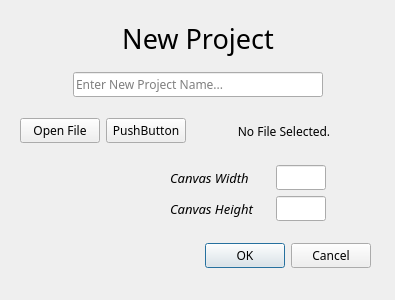
<?xml version="1.0" encoding="UTF-8"?>
<ui version="4.0">
 <class>CreationView</class>
 <widget class="QDialog" name="CreationView">
  <property name="enabled">
   <bool>true</bool>
  </property>
  <property name="geometry">
   <rect>
    <x>0</x>
    <y>0</y>
    <width>395</width>
    <height>300</height>
   </rect>
  </property>
  <property name="sizePolicy">
   <sizepolicy hsizetype="Fixed" vsizetype="Fixed">
    <horstretch>0</horstretch>
    <verstretch>0</verstretch>
   </sizepolicy>
  </property>
  <property name="maximumSize">
   <size>
    <width>400</width>
    <height>300</height>
   </size>
  </property>
  <property name="font">
   <font>
    <family>Merge</family>
   </font>
  </property>
  <property name="windowTitle">
   <string>Create a New Project</string>
  </property>
  <property name="styleSheet">
   <string notr="true"/>
  </property>
  <widget class="QDialogButtonBox" name="buttonBox">
   <property name="geometry">
    <rect>
     <x>30</x>
     <y>240</y>
     <width>341</width>
     <height>32</height>
    </rect>
   </property>
   <property name="orientation">
    <enum>Qt::Horizontal</enum>
   </property>
   <property name="standardButtons">
    <set>QDialogButtonBox::Cancel|QDialogButtonBox::Ok</set>
   </property>
   <property name="centerButtons">
    <bool>false</bool>
   </property>
  </widget>
  <widget class="QWidget" name="verticalLayoutWidget">
   <property name="geometry">
    <rect>
     <x>20</x>
     <y>10</y>
     <width>356</width>
     <height>211</height>
    </rect>
   </property>
   <layout class="QVBoxLayout" name="verticalLayout">
    <property name="leftMargin">
     <number>0</number>
    </property>
    <item>
     <widget class="QLabel" name="label">
      <property name="font">
       <font>
        <family>Fuku Catch</family>
        <pointsize>20</pointsize>
        <weight>50</weight>
        <bold>false</bold>
       </font>
      </property>
      <property name="text">
       <string>New Project</string>
      </property>
      <property name="alignment">
       <set>Qt::AlignCenter</set>
      </property>
     </widget>
    </item>
    <item>
     <layout class="QHBoxLayout" name="horizontalLayout_3">
      <item>
       <widget class="QLineEdit" name="lineEdit">
        <property name="sizePolicy">
         <sizepolicy hsizetype="Fixed" vsizetype="Fixed">
          <horstretch>0</horstretch>
          <verstretch>0</verstretch>
         </sizepolicy>
        </property>
        <property name="maximumSize">
         <size>
          <width>250</width>
          <height>25</height>
         </size>
        </property>
        <property name="alignment">
         <set>Qt::AlignLeading|Qt::AlignLeft|Qt::AlignVCenter</set>
        </property>
        <property name="placeholderText">
         <string>Enter New Project Name...</string>
        </property>
       </widget>
      </item>
     </layout>
    </item>
    <item>
     <layout class="QHBoxLayout" name="horizontalLayout">
      <item>
       <widget class="QPushButton" name="pushButton">
        <property name="text">
         <string>Open File</string>
        </property>
       </widget>
      </item>
      <item>
       <widget class="QPushButton" name="pushButton_2">
        <property name="text">
         <string>PushButton</string>
        </property>
       </widget>
      </item>
      <item>
       <widget class="QLabel" name="label_3">
        <property name="sizePolicy">
         <sizepolicy hsizetype="Expanding" vsizetype="Preferred">
          <horstretch>0</horstretch>
          <verstretch>0</verstretch>
         </sizepolicy>
        </property>
        <property name="text">
         <string>No File Selected.</string>
        </property>
        <property name="alignment">
         <set>Qt::AlignCenter</set>
        </property>
       </widget>
      </item>
     </layout>
    </item>
    <item>
     <layout class="QHBoxLayout" name="horizontalLayout_12">
      <property name="rightMargin">
       <number>50</number>
      </property>
      <item>
       <spacer name="horizontalSpacer_8">
        <property name="orientation">
         <enum>Qt::Horizontal</enum>
        </property>
        <property name="sizeType">
         <enum>QSizePolicy::Fixed</enum>
        </property>
        <property name="sizeHint" stdset="0">
         <size>
          <width>150</width>
          <height>20</height>
         </size>
        </property>
       </spacer>
      </item>
      <item>
       <widget class="QLabel" name="label_9">
        <property name="font">
         <font>
          <family>Merge</family>
          <pointsize>10</pointsize>
          <weight>50</weight>
          <italic>true</italic>
          <bold>false</bold>
         </font>
        </property>
        <property name="text">
         <string>Canvas Width</string>
        </property>
       </widget>
      </item>
      <item>
       <widget class="QLineEdit" name="lineEdit_9">
        <property name="sizePolicy">
         <sizepolicy hsizetype="Fixed" vsizetype="Fixed">
          <horstretch>0</horstretch>
          <verstretch>0</verstretch>
         </sizepolicy>
        </property>
        <property name="maximumSize">
         <size>
          <width>50</width>
          <height>16777215</height>
         </size>
        </property>
       </widget>
      </item>
     </layout>
    </item>
    <item>
     <layout class="QHBoxLayout" name="horizontalLayout_5">
      <property name="rightMargin">
       <number>50</number>
      </property>
      <item>
       <spacer name="horizontalSpacer">
        <property name="orientation">
         <enum>Qt::Horizontal</enum>
        </property>
        <property name="sizeType">
         <enum>QSizePolicy::Fixed</enum>
        </property>
        <property name="sizeHint" stdset="0">
         <size>
          <width>150</width>
          <height>20</height>
         </size>
        </property>
       </spacer>
      </item>
      <item>
       <widget class="QLabel" name="label_2">
        <property name="font">
         <font>
          <family>Merge</family>
          <pointsize>10</pointsize>
          <weight>50</weight>
          <italic>true</italic>
          <bold>false</bold>
         </font>
        </property>
        <property name="text">
         <string>Canvas Height</string>
        </property>
       </widget>
      </item>
      <item>
       <widget class="QLineEdit" name="lineEdit_2">
        <property name="sizePolicy">
         <sizepolicy hsizetype="Fixed" vsizetype="Fixed">
          <horstretch>0</horstretch>
          <verstretch>0</verstretch>
         </sizepolicy>
        </property>
        <property name="maximumSize">
         <size>
          <width>50</width>
          <height>16777215</height>
         </size>
        </property>
       </widget>
      </item>
     </layout>
    </item>
   </layout>
  </widget>
 </widget>
 <resources/>
 <connections>
  <connection>
   <sender>buttonBox</sender>
   <signal>accepted()</signal>
   <receiver>CreationView</receiver>
   <slot>accept()</slot>
   <hints>
    <hint type="sourcelabel">
     <x>248</x>
     <y>254</y>
    </hint>
    <hint type="destinationlabel">
     <x>157</x>
     <y>274</y>
    </hint>
   </hints>
  </connection>
  <connection>
   <sender>buttonBox</sender>
   <signal>rejected()</signal>
   <receiver>CreationView</receiver>
   <slot>reject()</slot>
   <hints>
    <hint type="sourcelabel">
     <x>316</x>
     <y>260</y>
    </hint>
    <hint type="destinationlabel">
     <x>286</x>
     <y>274</y>
    </hint>
   </hints>
  </connection>
 </connections>
</ui>
